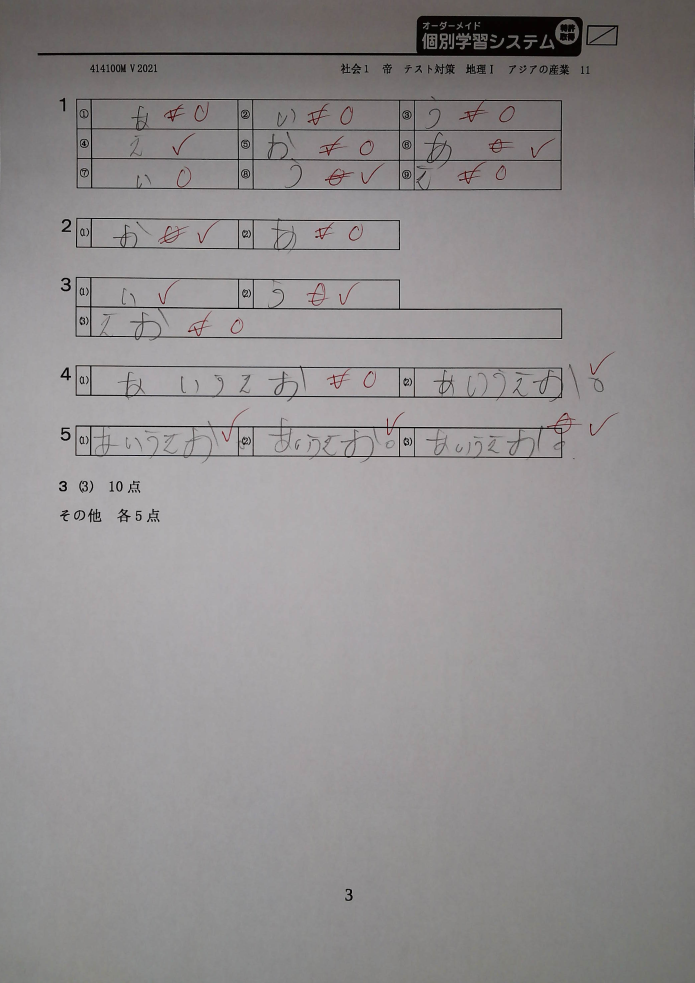
#> input picture Open CV/Text Detection/img/2.png, 2083 x 2947 px (shown at 1/3 size)
$ jupyter execute 'Text Detect and Edge Detect.ipynb'   (shell and % lines are left out)
#> lines starting #> are read from the running program, lines starting #| are printed output that depends on the picture; after the words box and inside, x2 and y2 are one past the last pixel; in counts of white or black regions, pixels touching at a corner belong together
[cell 1]
import cv2
import numpy as np

[cell 2]
import cv2.cv2 as cv2
import numpy as np


class TextEdgeDetect:
    def __init__(self, kernel):
        """
        initialize
        :param kernel: kernel size
        :type kernel: int
        """
        self.kernel = cv2.getStructuringElement(cv2.MORPH_RECT, (kernel, kernel))

    @staticmethod
    def __read_images(path):
        """
        read image from file
        :param path: path of target image
        :type path: string
        :return: image
        :rtype: np.ndarray
        """
        img = cv2.imread(path)
        return img

    # [11 lines left out: function __convert_color_space, not called in this run]

    @staticmethod
    def __canny_edge_detector(img_after_cvt_gray, blur_ksize=5, threshold1=100, threshold2=200):
        """
        edges detect for objects in image
        :param img_after_cvt_gray: gray scale image that need to detect edge
        :type img_after_cvt_gray: np.ndarray
        :param blur_ksize: gaussian kernel size
        :type blur_ksize: int
        :param threshold1: min threshold
        :type threshold1: int
        :param threshold2: max threshold
        :type threshold2: int
        :return: image that contains only edges
        :rtype: np.ndarray
        """
        img_gaussian = cv2.GaussianBlur(img_after_cvt_gray, (blur_ksize, blur_ksize), 0)
        img_canny = cv2.Canny(img_gaussian, threshold1, threshold2)
        return img_canny

    def __morphology_ex(self, edge):
        """
        morphological transformations for better detect edge
        :param edge: image after apply canny detector
        :type edge: np.ndarray
        :return: dilation
        :rtype: np.ndarray
        """
        morph = cv2.morphologyEx(edge, cv2.MORPH_DILATE, self.kernel)
        return morph

    # [13 lines left out: function __get_only_text, not called in this run]

    @staticmethod
    def __get_only_answer_boxes(contours):
        """
        get only contours of answer boxes
        :param contours: old contours
        :type contours: list of vectors
        :return: new contours
        :rtype: list of vectors
        """
        new_contour = filter(lambda contour: cv2.boundingRect(contour)[1] > 100
                             and cv2.boundingRect(contour)[2] > 500
                             and cv2.boundingRect(contour)[3] > 100
                             and cv2.contourArea(contour) > 1000, contours)
        return new_contour

    @staticmethod
    def __draw_mask(mask, contours):
        """
        draw solid white mask on detected contours in order to take it easier to extract objects later
        :param mask: matrix that we want to color it white
        :type mask: np.ndarray
        :param contours: detected contours
        :type contours: list of vectors
        :return: solid white mask
        :rtype: np.ndarray
        """
        for cnt in contours:
            x, y, w, h = cv2.boundingRect(cnt)
            x2, y2 = x + w, y + h
            points = np.array([[x, y], [x, y2], [x2, y2], [x2, y]])
            cv2.fillPoly(mask, pts=[points], color=(255, 255, 255))
        return mask

    # [47 lines left out: functions __draw_bounding_rect, text_detect, answer_boxes_detect, not called in this run]

    @staticmethod
    def __random_generate_tic_toe(image):
        """
        This method used to random generate tic toe to the image with defined positions
        :param image: image to work with
        :type image: np.ndarray
        :return: image with random tic toe
        :rtype: np.ndarray
        """
        positions = [(np.random.randint(100, 1700), np.random.randint(200, 2700)) for i in range(10)]
        for pos in positions:
            cv2.drawMarker(image, pos, (0, 0, 255), markerType=cv2.MARKER_TILTED_CROSS, markerSize=50,
                           thickness=3, line_type=cv2.LINE_AA)
        return image, positions

    def answer_boxes_with_tic_toe_detect(self, path):
        """
        detect only answer box that has tic toe marker
        :param path: image path
        :type path: string
        :return: image with bounding box for detected object
        :rtype: np.ndarray
        """
        image = self.__read_images(path)
#> in __read_images, img is the input picture: shape (2947, 2083, 3); mean B, G, R 142.2, 141.7, 144.6
        image_edge = self.__canny_edge_detector(image)
#> in __canny_edge_detector, `img_canny = cv2.Canny(img_gaussian, threshold1, threshold2)`:
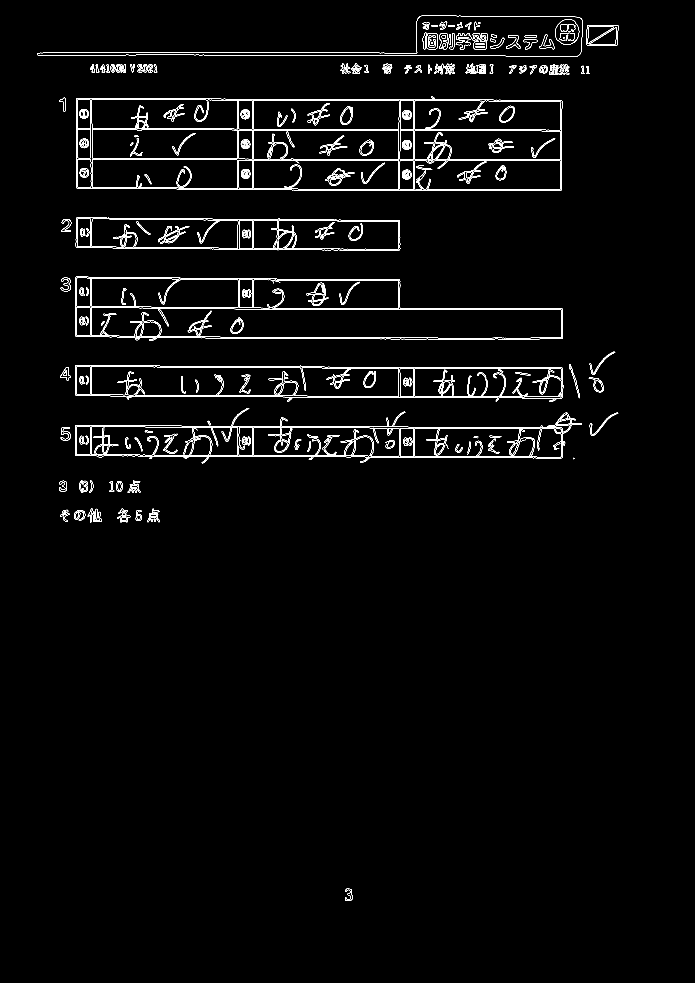
#> img_canny: shape (2947, 2083) (shown at 1/3 size); 1.6% white in thin lines or dots, all inside (x1, y1, x2, y2) = (112, 47, 1856, 2703)
        morph = self.__morphology_ex(image_edge)
#> in __morphology_ex, `morph = cv2.morphologyEx(edge, cv2.MORPH_DILATE, self.kernel)`:
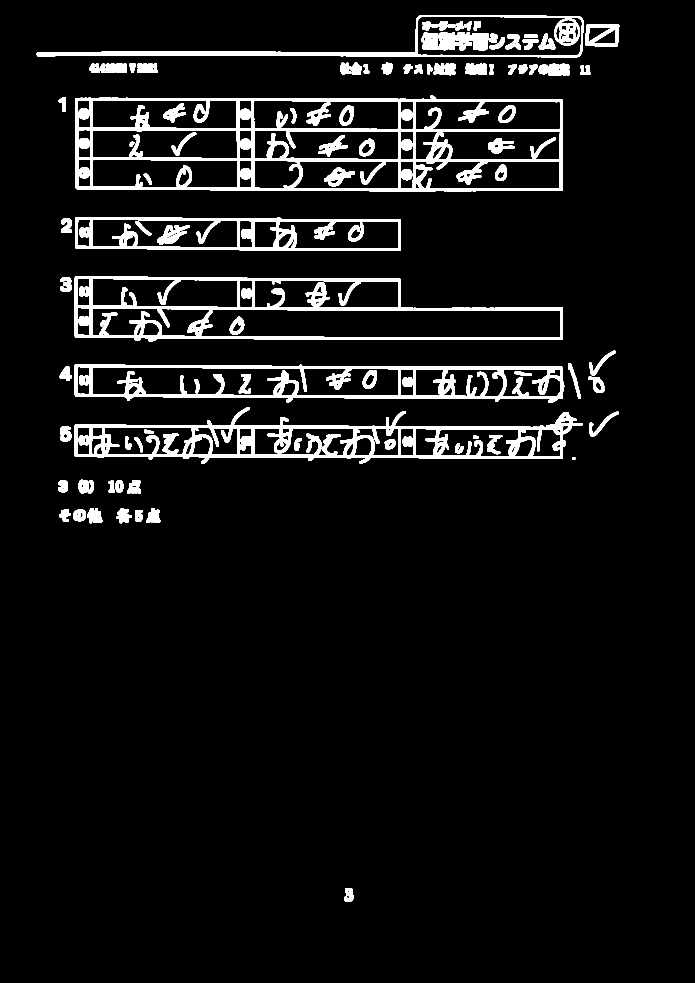
#> morph: shape (2947, 2083) (shown at 1/3 size); 6.5% white; 107 white regions
        contours, hierarchy = cv2.findContours(morph, cv2.RETR_EXTERNAL, cv2.CHAIN_APPROX_NONE)
#> contours = 48 contours; largest, box (x1, y1, x2, y2) and area: (226, 287, 1689, 574) 401874, (224, 828, 1689, 1024) 225515, (224, 1222, 1748, 1392) 144552, (224, 1093, 1693, 1208) 139868, (225, 651, 1203, 753) 91867
        answer_box_contours = self.__get_only_answer_boxes(contours)
        white_mask_for_boxes_area = np.zeros_like(morph)
        white_mask_for_boxes_area = self.__draw_mask(white_mask_for_boxes_area, answer_box_contours)
#> after the loop in __draw_mask, `for cnt in contours:`:
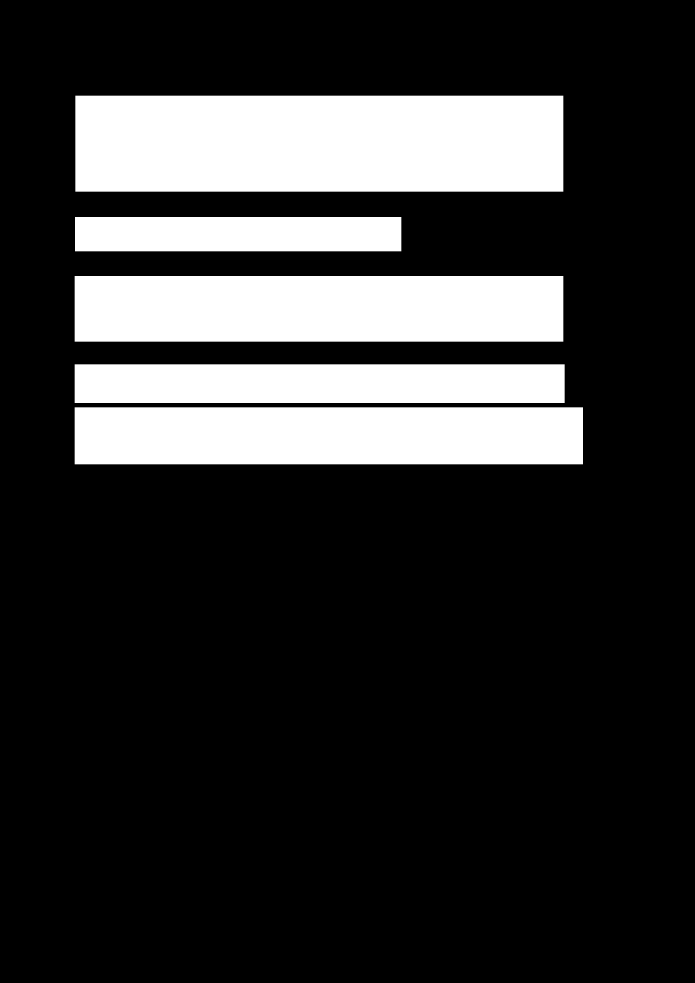
#> mask: shape (2947, 2083) (shown at 1/3 size); 20.2% white; 5 white regions, box (x1, y1, x2, y2) and area: (226, 287, 1690, 575) 421632, (224, 828, 1690, 1025) 288802, (224, 1222, 1749, 1393) 260775, (224, 1093, 1694, 1209) 170520, (225, 651, 1204, 754) 100837
        mask_morph = self.__morphology_ex(white_mask_for_boxes_area)
#> in __morphology_ex (call 2), `morph = cv2.morphologyEx(edge, cv2.MORPH_DILATE, self.kernel)`:
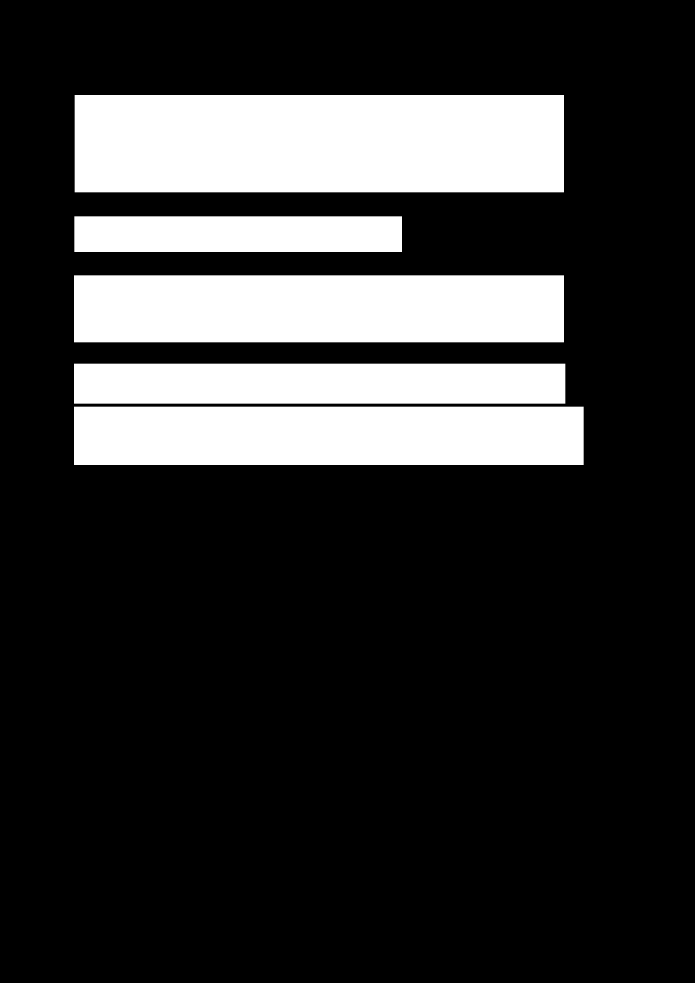
#> morph: shape (2947, 2083) (shown at 1/3 size); 20.8% white; 5 white regions
        contours, hierarchy = cv2.findContours(mask_morph, cv2.RETR_EXTERNAL, cv2.CHAIN_APPROX_NONE)
#> contours = 5 contours; box (x1, y1, x2, y2) and area: (224, 285, 1692, 577) 426897, (222, 826, 1692, 1027) 293800, (222, 1220, 1751, 1395) 265872, (222, 1091, 1696, 1211) 175287, (223, 649, 1206, 756) 104092
        image_with_tic_toe, positions = self.__random_generate_tic_toe(image)
#> positions = [(784, 1853), (1316, 1035), (863, 1931), (1483, 1233), (377, 1978), (699, 2562), (805, 2335), (274, 1901), (637, 2320), (877, 2140)]
        new_contours = []
        for contour in contours:
            distances = [cv2.pointPolygonTest(contour, pos, False) for pos in positions]
            for dist in distances:
                if dist > 0:
                    new_contours.append(contour)
                    break
#> this loop made 5 passes
#> distances on passes 1 to 5: [-1, -1, -1, 1, -1, -1, -1, -1, -1, -1], [-1, -1, -1, -1, -1, -1, -1, -1, -1, -1], [-1, -1, -1, -1, -1, -1, -1, -1, -1, -1], [-1, -1, -1, -1, -1, -1, -1, -1, -1, -1], [-1, -1, -1, -1, -1, -1, -1, -1, -1, -1]
#> after the loop, new_contours = 1 contour; box (x1, y1, x2, y2) and area: (222, 1220, 1751, 1395) 265872
        cv2.drawContours(image_with_tic_toe, new_contours, -1, (0, 255, 0), 3)
        return image_with_tic_toe

    @staticmethod
    def write_image(path, img):
        """
        save image to file
        :param path: directory to save image
        :type path: string
        :param img:
        :type img:
        :return:
        :rtype:
        """
        cv2.imwrite(path, img)

    @staticmethod
    def show_image(img):
        """
        show image
        :param img: image to show
        :type img: np.ndarray
        :return:
        :rtype:
        """
        cv2.imshow("Image", img)
        cv2.waitKey(0)

$ run again, with Open CV/Text Detection/img/0.png copied over Open CV/Text Detection/img/2.png
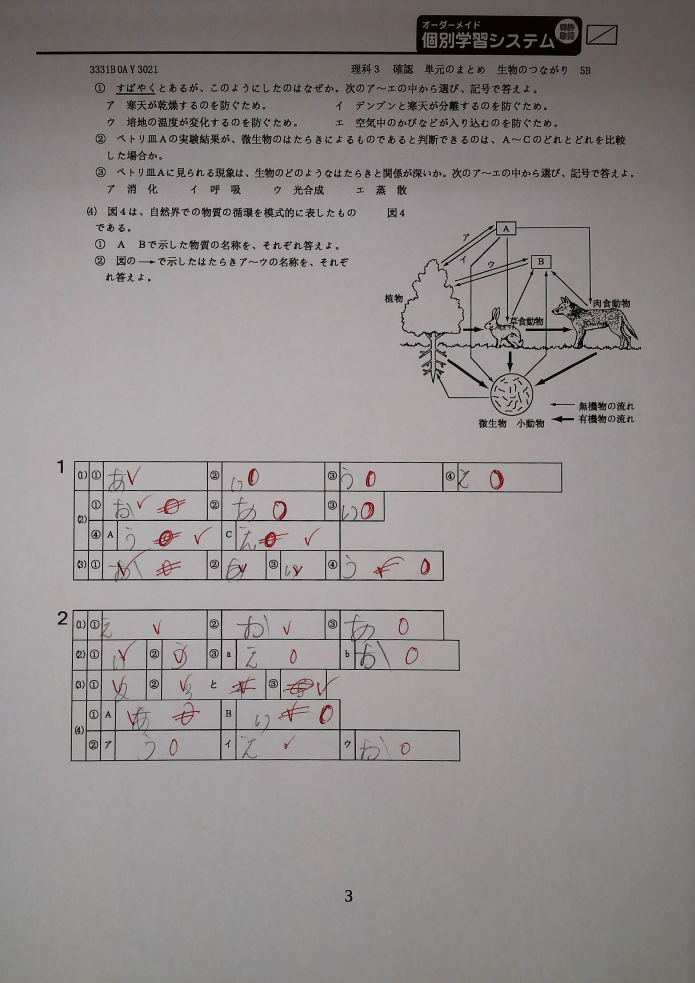
#> input picture Open CV/Text Detection/img/0.png, 2083 x 2947 px (shown at 1/3 size)
#> in __read_images, img is the input picture: shape (2947, 2083, 3); mean B, G, R 140.4, 140.1, 145.2
#> in __canny_edge_detector, `img_canny = cv2.Canny(img_gaussian, threshold1, threshold2)`:
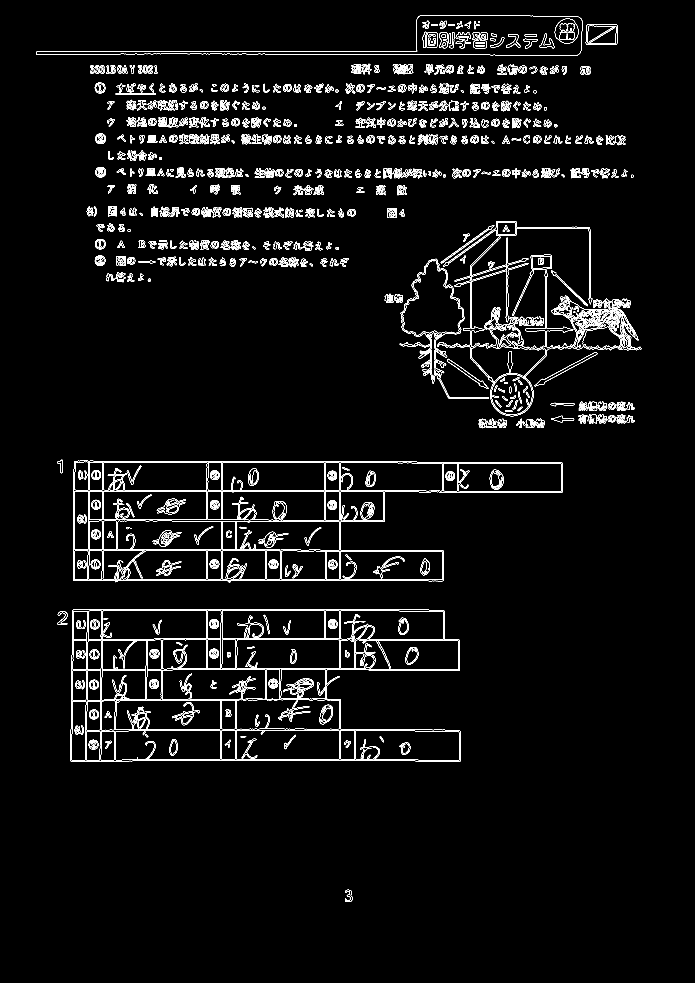
#> img_canny: shape (2947, 2083) (shown at 1/3 size); 2.7% white in thin lines or dots, all inside (x1, y1, x2, y2) = (108, 45, 1924, 2706)
#> morph: shape (2947, 2083); 10.9% white; 356 white regions
#> in answer_boxes_with_tic_toe_detect, `contours, hierarchy = cv2.findContours(morph, cv2.RETR_EXTERNAL, cv2.C..`: contours = 274 contours; largest, box (x1, y1, x2, y2) and area: (209, 1825, 1384, 2287) 465238, (217, 1380, 1690, 1751) 394838, (1197, 661, 1926, 1251) 253928, (106, 43, 1750, 170) 75162, (1755, 71, 1856, 137) 6242
#> in __morphology_ex (call 2), `morph = cv2.morphologyEx(edge, cv2.MORPH_DILATE, self.kernel)`:
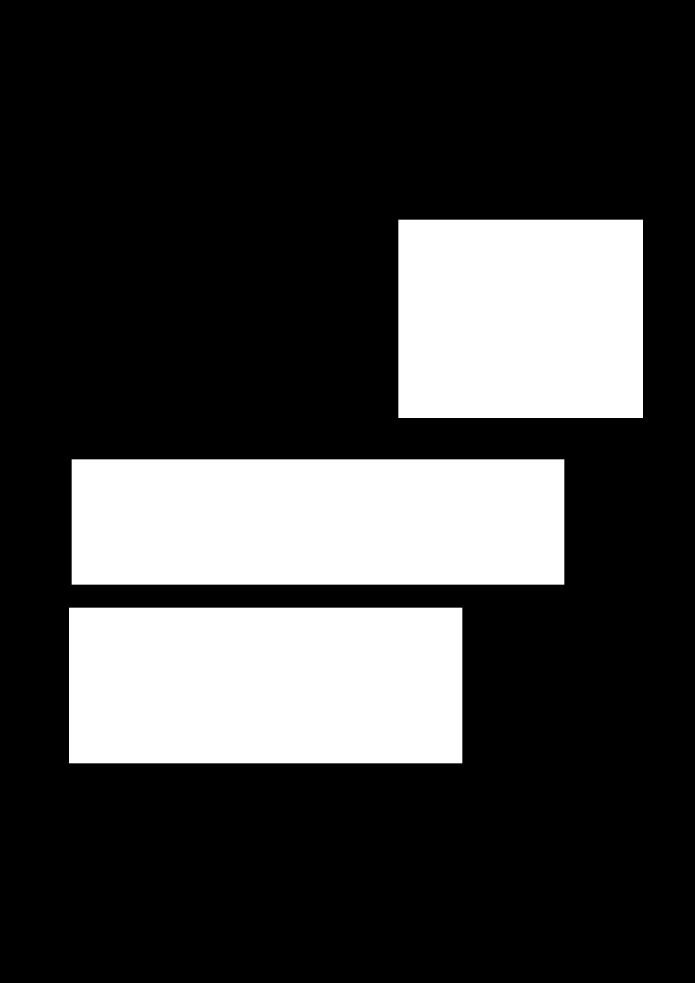
#> morph: shape (2947, 2083) (shown at 1/3 size); 25.1% white; 3 white regions
#> in answer_boxes_with_tic_toe_detect, `contours, hierarchy = cv2.findContours(mask_morph, cv2.RETR_EXTERNAL, ..`: contours = 3 contours; box (x1, y1, x2, y2) and area: (215, 1378, 1693, 1754) 553875, (207, 1823, 1387, 2290) 549414, (1195, 659, 1929, 1254) 435402
#> positions = [(784, 1853), (1316, 1035), (863, 1931), (1483, 1233), (377, 1978), (699, 2562), (805, 2335), (274, 1901), (637, 2320), (877, 2140)]
#> the loop in answer_boxes_with_tic_toe_detect, `for contour in contours:` made 3 passes
#> distances on passes 1 to 3: [1, -1, 1, -1, 1, -1, -1, 1, -1, 1], [-1, -1, -1, -1, -1, -1, -1, -1, -1, -1], [-1, 1, -1, 1, -1, -1, -1, -1, -1, -1]
#> after the loop in answer_boxes_with_tic_toe_detect, `for contour in contours:`: new_contours = 2 contours; box (x1, y1, x2, y2) and area: (207, 1823, 1387, 2290) 549414, (1195, 659, 1929, 1254) 435402
